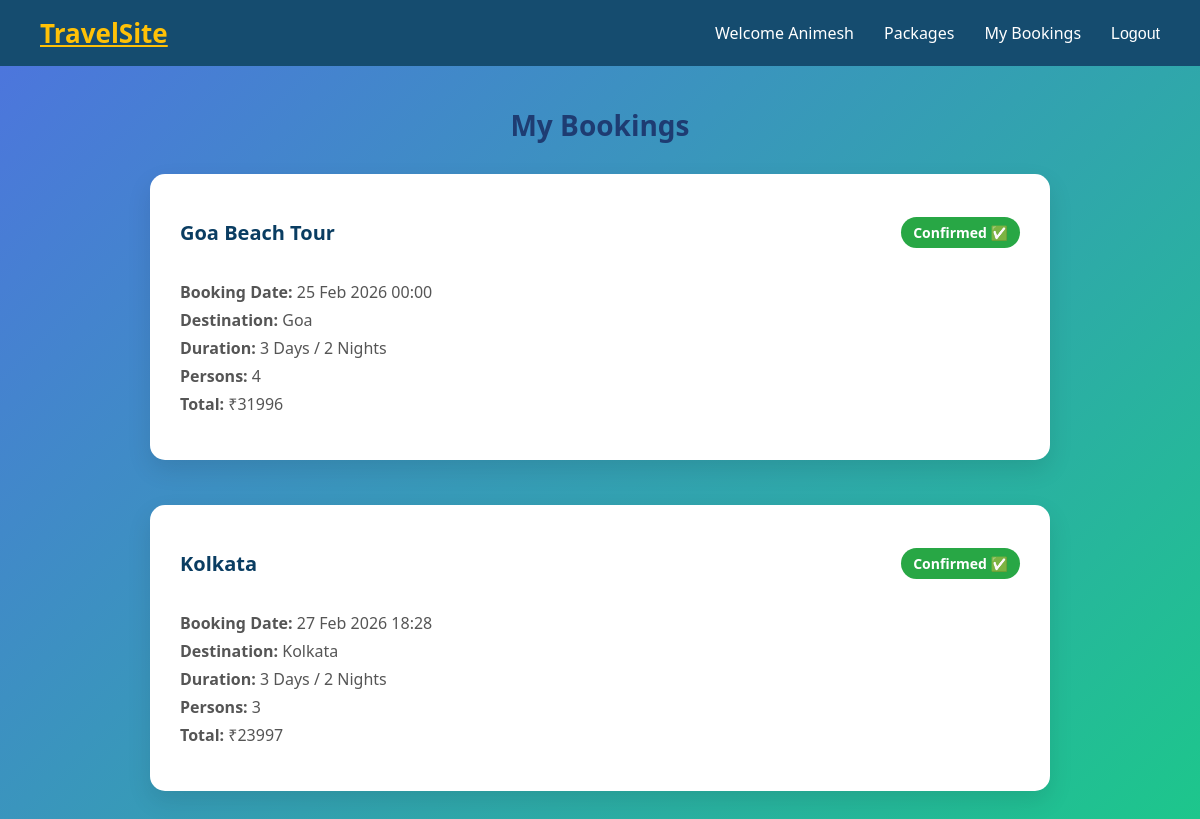
/my-bookings/ (signed in), run on the app's committed database.
### tour/models.py (models this page shows, shortened)
class Booking(models.Model):
    user = models.ForeignKey(User, on_delete=models.CASCADE)
    package = models.ForeignKey(Package, on_delete=models.CASCADE)
    persons = models.IntegerField(default=1)
    status = models.CharField(max_length=20, default="Pending")
    booking_date = models.DateTimeField(auto_now_add=True)  # ✅ automatically sets time

class Package(models.Model):
    title = models.CharField(max_length=200)
    destination = models.ForeignKey(Destination, on_delete=models.CASCADE)
    price = models.IntegerField()
    duration = models.CharField(max_length=100)
    description = models.TextField()

class Destination(models.Model):
    name = models.CharField(max_length=100)
    location = models.CharField(max_length=100)
    description = models.TextField()
    def __str__(self):
        return self.name

### tour/views.py (the view)
# urls.py: path('my-bookings/', views.my_bookings, name='my_bookings'),
@login_required
def my_bookings(request):
    bookings = Booking.objects.filter(user=request.user)
    for b in bookings:
        b.total_amount = b.package.price * b.persons
    return render(request, "tour/my_bookings.html", {"bookings": bookings})

### tour/templates/tour/my_bookings.html (shortened to what this page needs)
{% extends 'tour/base.html' %}
{% block content %}
<h2 class="bookings-header">My Bookings</h2>
<div class="bookings-container">
    {% if bookings %}
        {% for b in bookings %}
        <div class="booking-card">
            <div class="card-header">
                <h3>{{ b.package.title }}</h3>
                {% if b.status == "Confirmed" %}
                    <span class="status confirmed">Confirmed ✅</span>
                {% elif b.status == "Pending" %}
                    <span class="status pending">Pending ⏳</span>
                {% else %}
                    <span class="status cancelled">Cancelled ❌</span>
                {% endif %}
            </div>
            <div class="card-body">
                <p><strong>Booking Date:</strong> {{ b.booking_date|date:"d M Y H:i" }}</p>
                <p><strong>Destination:</strong> {{ b.package.destination }}</p>
                <p><strong>Duration:</strong> {{ b.package.duration }}</p>
                <p><strong>Persons:</strong> {{ b.persons }}</p>
                <p><strong>Total:</strong> ₹{{ b.total_amount }}</p>
            </div>
        </div>
        {% endfor %}
    {% else %}
        <p class="no-bookings">You have no bookings yet.</p>
    {% endif %}
</div>
{% endblock %}

### tour/templates/tour/base.html (shortened to what this page needs)
{% load static %}
<!DOCTYPE html>
<html>
<head>
    <link rel="stylesheet" href="{% static 'css/style.css' %}">
</head>
<body>
<header class="navbar">
    <div class="logo">
        <a href="{% url 'home' %}">TravelSite</a>
    </div>
    <div class="nav-right">
        {% if user.is_authenticated %}
            <span class="welcome">Welcome {{ user.username }}</span>
        <a href="{% url 'packages' %}">Packages</a>
        <a href="{% url 'my_bookings' %}">My Bookings</a>
<form method="POST" action="{% url 'logout' %}" style="display:inline;">
    <button type="submit" class="logout-btn">Logout</button>
</form>        {% else %}
            <a href="{% url 'register' %}">Register</a>
            <a href="{% url 'login' %}">Login</a>
            <a href="{% url 'packages' %}">Packages</a>
        {% endif %}
    </div>
</header>
<div class="container">
    {% block content %}
    {% endblock %}
</div>
</body>
</html>

### tour/static/css/style.css (style rules this page uses)
.navbar { display: flex; justify-content: space-between; align-items: center; background-color: #154c6f; padding: 15px 40px; }
.logo a { font-size: 26px; font-weight: bold; color: #ffc107; }
.nav-right { display: flex; align-items: center; gap: 30px; }
.welcome { color: white; font-weight: 500; }
.nav-right a { text-decoration: none; color: white; font-weight: 500; transition: 0.3s; }
.logout-btn { background: none; border: none; color: white; font-weight: 500; font-size: 16px; cursor: pointer; transition: 0.3s; padding: 0; }
body { margin: 0; font-family: 'Segoe UI', sans-serif; background: linear-gradient(135deg, #4e73df, #1cc88a); }
.booking-card { background: white; border-radius: 15px; padding: 20px; margin-bottom: 20px; position: relative; }
.card-header { display: flex; justify-content: space-between; align-items: center; }
.bookings-header { text-align: center; font-size: 28px; margin: 40px 0 30px; color: #1e3c72; font-weight: 700; }
.bookings-container { display: flex; flex-direction: column; gap: 25px; max-width: 900px; margin: 0 auto 50px; }
.booking-card { background: #ffffff; border-radius: 15px; padding: 25px 30px; box-shadow: 0 10px 25px rgba(0,0,0,0.1); transition: 0.3s; }
.card-header { display: flex; justify-content: space-between; align-items: center; margin-bottom: 15px; }
.card-header h3 { font-size: 20px; color: #0a3d62; }
.status { padding: 6px 12px; border-radius: 20px; font-size: 14px; font-weight: 600; color: white; }
.status.confirmed { background: #28a745; }
.card-body p { margin: 6px 0; font-size: 16px; color: #555; }

### data on the page
Booking: package "Goa Beach Tour", status "Confirmed ✅", booking_date "25 Feb 2026 00:00", package.destination "Goa", package.duration "3 Days / 2 Nights", persons "4", total_amount "31996"
Booking: package "Kolkata", status "Confirmed ✅", booking_date "27 Feb 2026 18:28", package.destination "Kolkata", package.duration "3 Days / 2 Nights", persons "3", total_amount "23997"

### other printed values
{{ user.username }} "Animesh"
